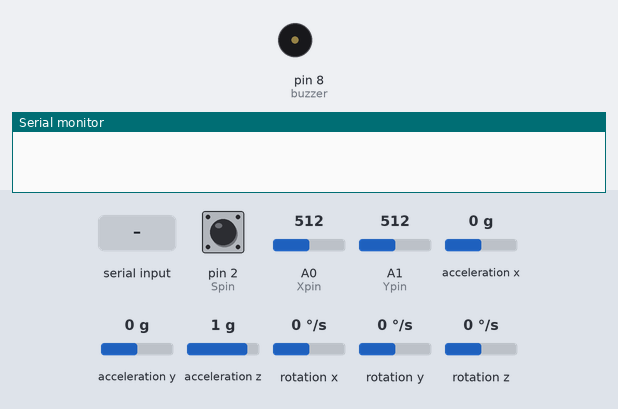
Simulated run of this sketch. Board: Arduino Uno, built with avr-gcc and run on an emulated ATmega328P. Shown: buzzer (waves = sounding), the last lines printed to the serial monitor. The inputs (shaded band) are chosen by the test bench; at power-on: A1 (Ypin) = 512, pin 2 (Spin) HIGH, A0 (Xpin) = 512, acceleration x 0 g, acceleration y 0 g, acceleration z 1 g, rotation x 0 °/s, rotation y 0 °/s, rotation z 0 °/s.

Above: at 1.2 s.
1.3 s: "E" received over Serial
At 1.52 s:
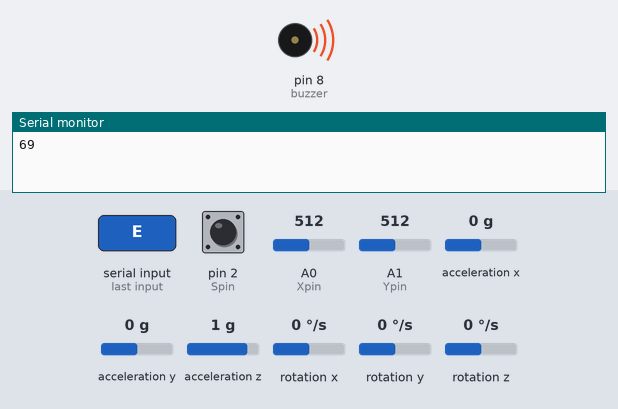
8.1 s: A1 (Ypin) set to 109
11.1 s: A1 (Ypin) set to 94
Timing chart, 0 to 14.1 s (numbered marks = the images above; inputs shaded):
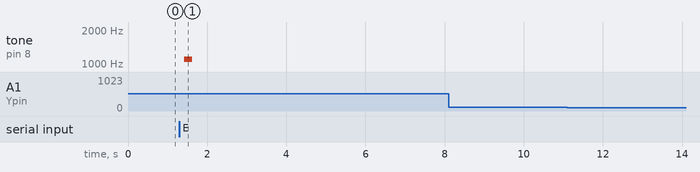

Measured:
- after the input at 1.3 s, tone on pin 8 (buzzer): silent → 1100 Hz after 0.12 s, → silent 0.20 s later

The sketch:

snake.ino
```cpp
#include <Stdio.h>
#include <Wire.h>
#include <MPU6050.h>

MPU6050 mpu;
int Xpin=A0;
int Ypin=A1;
int Spin=2;
int Xval;
int Yval;
int Sval;
int dt=200;
char data[32];
int incomingByte = 0;
const int buzzer = 8;

Vector norm;
// Pitch, Roll and Yaw values
float pitch = 0;
float roll = 0;


// timer must be unsigned long otherwise millis value will overflow and loop gets stuck
unsigned long timer = 0;

void setup() {
  // put your setup code here, to run once:
Serial.begin(9600);
pinMode(Xpin,INPUT);
pinMode(Ypin,INPUT);
pinMode(Spin,INPUT);
digitalWrite(Spin,HIGH);
pinMode(buzzer, OUTPUT);

// Initialize MPU6050
while(!mpu.begin(MPU6050_SCALE_2000DPS, MPU6050_RANGE_2G))
{
  Serial.println("Could not find a valid MPU6050 sensor, check wiring!");
  delay(500);
}

}

void loop() {
 noTone(buzzer);
 Xval=analogRead(Xpin);
 Yval=analogRead(Ypin);
 Sval=digitalRead(Spin);

 // if no significant change made on joystick, check gyroscope
 if (Xval >= 500 && Xval <= 550 && Yval >= 500 && Yval <= 550 && Sval == 1) {
  // Read normalized values
  norm = mpu.readNormalizeAccel();

  // Calculate Pitch, and Roll
  pitch = -(atan2(norm.XAxis, sqrt(norm.YAxis*norm.YAxis + norm.ZAxis*norm.ZAxis))*180.0)/M_PI;
  roll = (atan2(norm.YAxis, norm.ZAxis)*180.0)/M_PI;

  // If any values above threshold, set Xval, Yval or Sval
  if (pitch > 20) {
    // set Xval to high value (turn right)
    Xval = 777;
    }
  else if (pitch < -20) {
     // set Xval to low value (turn left)
    Xval = -777;
    }
  else if (roll > 20) {
     // set Yval to High value (turn down)
    Yval = 777;
    }
  else if (roll < -20) {
     // set Yval to low value (turn up)
    Yval = -777;
    }

  // defined threshold for accelerometer to consider a "shake"
  if (norm.ZAxis < 3.1 || norm.ZAxis > 15) {
    Sval = 0;
    }
  }


 if (Serial.available() > 0) {
    // read the incoming byte:
    incomingByte = Serial.read();
    Serial.println(incomingByte);

    if(incomingByte == 'E') {
      // start buzzer tone
      tone(buzzer, 1100);
    }
    else if(incomingByte == 'F') {
      // start buzzer golden tone
      tone(buzzer, 1400);
    }
  }

 // Only send data if a change is made to save performance
 if (Xval < 500 || Xval > 550 || Yval < 500 || Yval > 550 || Sval == 0) {
   sprintf(data, "Start,%d,%d,%d,End,", Xval, Yval, Sval);
   Serial.println(data);
 }

delay(200);


}
```
